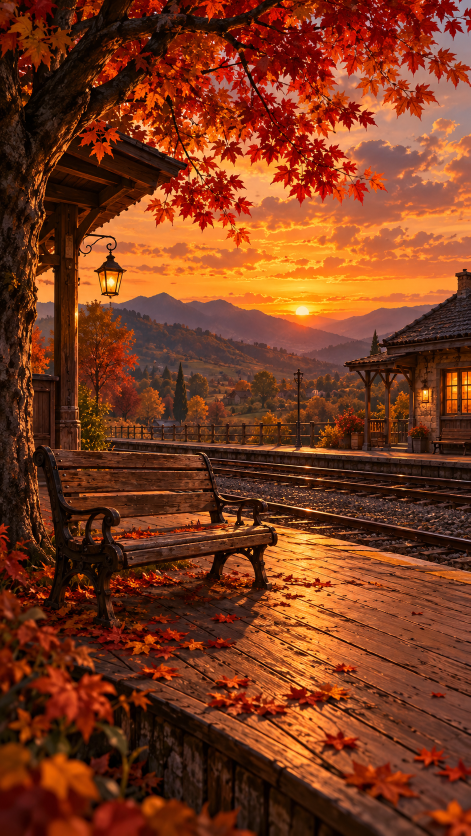
#> input picture reel/assets/background.png, 941 x 1672 px (shown at 1/2 size); its folder holds only this picture in this run
$ python prepare_assets.py
#> lines starting #> are read from the running program, lines starting #| are printed output that depends on the picture
"""Prepare the painted background for the renderer.

Writes into build/:
  bg_2x.png  - background upscaled 2x (Lanczos + light sharpening)
  fg_2x.png  - the same pixels, but only the foreground objects that must
               cover the passing train (near platform, bench, tree trunk,
               shelter post, bush). Everything else is transparent.

All polygon coordinates are in original background pixels (941 x 1672).
"""
import os
from PIL import Image, ImageDraw, ImageFilter

HERE = os.path.dirname(os.path.abspath(__file__))
SRC = os.path.join(HERE, "assets", "background.png")
OUT = os.path.join(HERE, "build")
UP = 2

FOREGROUND = [
    # near wooden platform, everything in front of its far edge
    [(0, 1030), (380, 1012), (470, 1030), (545, 1048), (720, 1089),
     (941, 1140), (941, 1672), (0, 1672)],
    # bench back rest + right iron frame and arm rest
    [(58, 890), (72, 884), (86, 886), (100, 896), (250, 899), (392, 901),
     (406, 903), (418, 913), (428, 950), (436, 984), (446, 995),
     (530, 998), (538, 1009), (541, 1062), (58, 1062)],
    # tree trunk on the left
    [(0, 560), (74, 560), (70, 700), (65, 800), (67, 900), (76, 1000),
     (82, 1100), (0, 1100)],
    # little wooden box/door next to the trunk
    [(61, 746), (119, 746), (119, 910), (61, 910)],
    # shelter post
    [(109, 280), (159, 280), (161, 910), (109, 910)],
    # yellow bush beside the post
    [(156, 800), (163, 782), (180, 771), (200, 776), (216, 789), (226, 810),
     (233, 840), (232, 872), (228, 910), (156, 910)],
]


def main():
    os.makedirs(OUT, exist_ok=True)
    src = Image.open(SRC).convert("RGB")
#> src is the input picture: PIL image 941x1672 RGB; mean R, G, B 122, 57.3, 28.4
    w, h = src.size
#> w = 941; h = 1672
    big = src.resize((w * UP, h * UP), Image.LANCZOS)
    big = big.filter(ImageFilter.UnsharpMask(radius=2, percent=45, threshold=2))
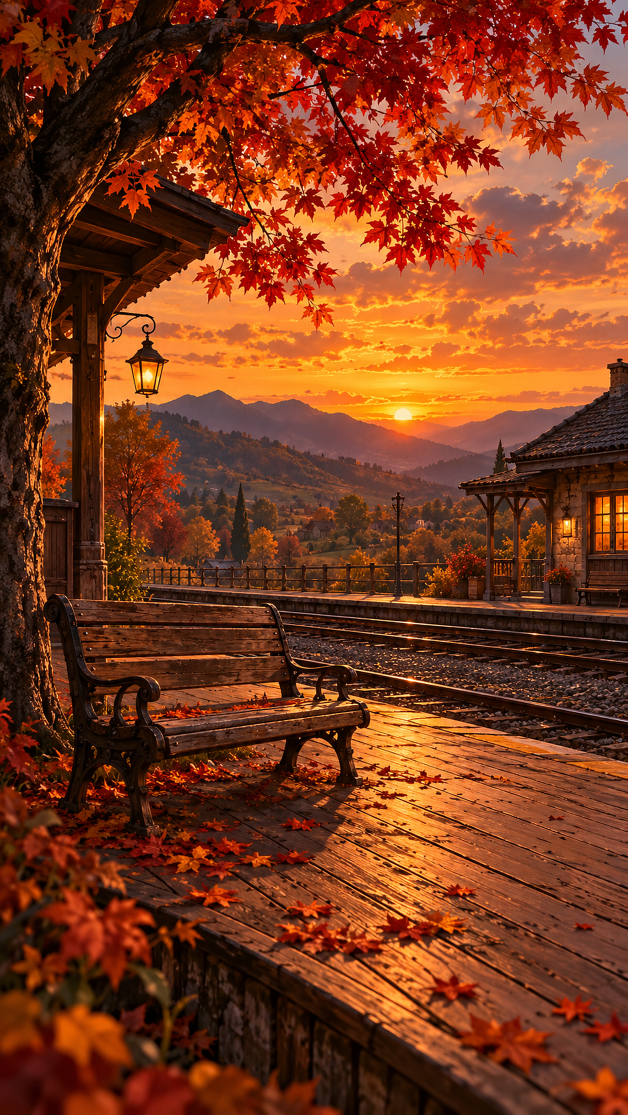
#> big: PIL image 1882x3344 RGB (shown at 1/3 size); mean R, G, B 121.9, 57.4, 28.5
    big.save(os.path.join(OUT, "bg_2x.png"))

    # mask drawn at 4x then reduced for smooth edges, then feathered slightly
    ss = 4
    mask = Image.new("L", (w * ss, h * ss), 0)
#> mask: PIL image 3764x6688 L; every value is 0
    d = ImageDraw.Draw(mask)
    for poly in FOREGROUND:
        d.polygon([(x * ss, y * ss) for x, y in poly], fill=255)
    mask = mask.resize((w * UP, h * UP), Image.LANCZOS)
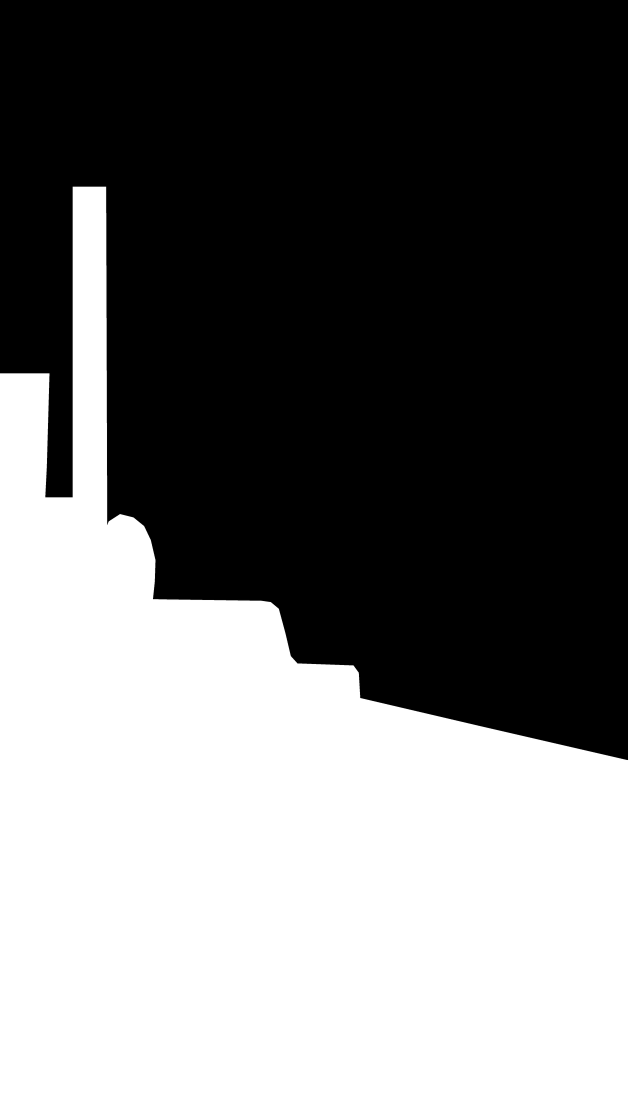
#> mask: PIL image 1882x3344 L (shown at 1/3 size); min 0, max 255, mean 114.7
    mask = mask.filter(ImageFilter.GaussianBlur(1.2))
    fg = big.copy()
    fg.putalpha(mask)
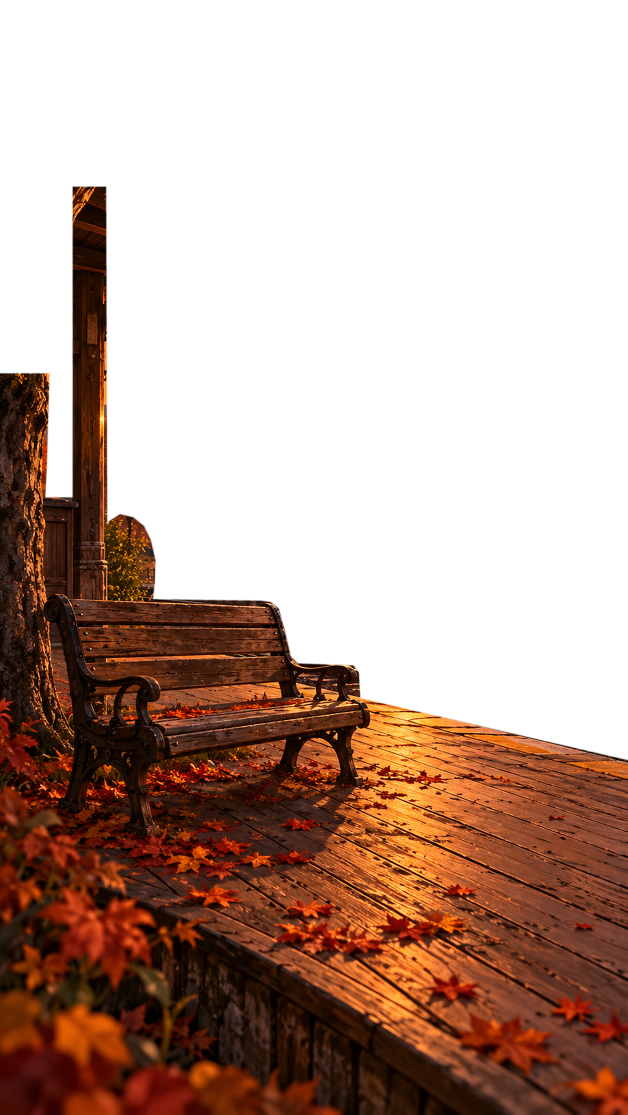
#> fg: PIL image 1882x3344 RGBA (shown at 1/3 size); mean R, G, B, A 121.9, 57.4, 28.5, 114.7; transparent parts drawn white
    fg.save(os.path.join(OUT, "fg_2x.png"))
    print("wrote", os.listdir(OUT))


if __name__ == "__main__":
    main()
